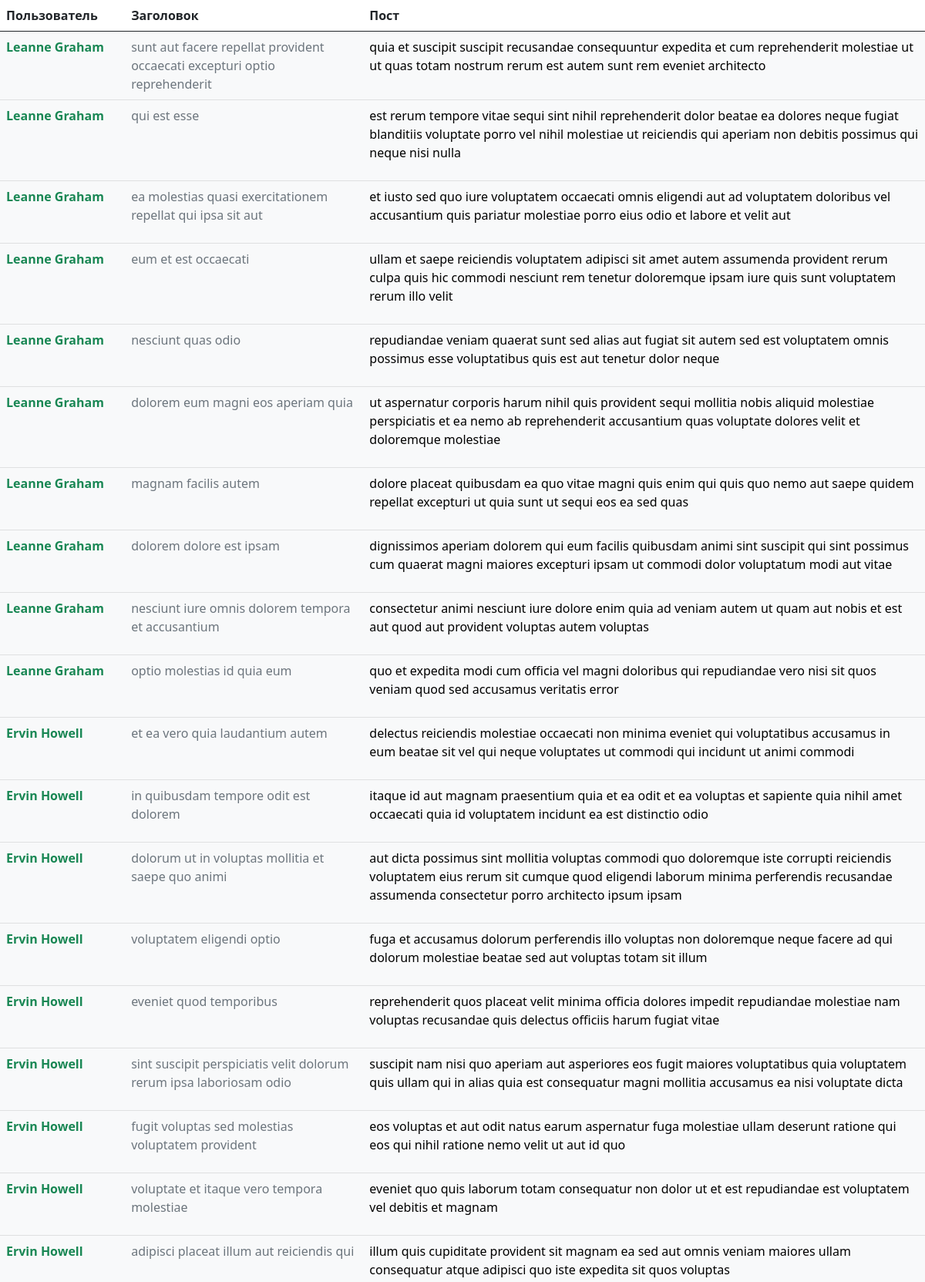
The page / (upper part) on the database its author committed.
### blog/models.py (models this page shows, shortened)
class BlogNews(models.Model):
    title = models.CharField(max_length = 200, verbose_name = 'Заголовок')
    content = models.TextField(blank=True, verbose_name = 'Контент')
    userId = models.ForeignKey('BlogPerson', on_delete = models.CASCADE)
    class Meta():
        verbose_name = 'Статья'
        verbose_name_plural = 'Статьи'
        ordering = ['id']

class BlogPerson(models.Model):
    name = models.CharField(max_length = 100, db_index=True)
    def __str__(self):
        return self.name
    class Meta():
        verbose_name = 'Автор'
        verbose_name_plural = 'Авторы'

### blog/views.py (the view)
# urls.py: path('', main),
def main(request):
    person = BlogPerson.objects.all()
    post = BlogNews.objects.all()
    return render(request, 'blog/main.html', {'post': post})

### blog/templates/blog/main.html (shortened to what this page needs)
<!doctype html>
<head>
    <link href="https://cdn.jsdelivr.net/npm/bootstrap@5.1.0/dist/css/bootstrap.min.css" rel="stylesheet">
</head>
<body>
    <div class="table-responsive">
    <table class="table table-hover">
      <thead>
        <tr>
          <th>Пользователь</th>
          <th>Заголовок</th>
          <th>Пост</th>
        </tr>
      </thead>
    <tbody>
    {% for n in post %}
        <tr class= "table-light">
            <td><strong class="text-success">{{n.userId}}</strong></td>
            <td><span class="text-muted pull-right">{{n.title}}</span></td>
            <td>
            <div class="media-body">
            <p>{{n.content}}</p>
            </div>
            </td>
        </tr>
    {% endfor %}
    </tbody>
    </table>
    </div>
</body>

### rows shown on the page
BlogNews: userId "Leanne Graham", title "sunt aut facere repellat provident occaecati excepturi optio reprehenderit", content "quia et suscipit suscipit recusandae consequuntur expedita et cum reprehenderit molestiae ut ut quas totam nostrum rerum est autem sunt rem eveniet architecto"
BlogNews: userId "Leanne Graham", title "qui est esse", content "est rerum tempore vitae sequi sint nihil reprehenderit dolor beatae ea dolores neque fugiat blanditiis voluptate porro vel nihil molestiae ut reiciendis qui aperiam non debitis possimus qui neque nisi nulla"
BlogNews: userId "Leanne Graham", title "ea molestias quasi exercitationem repellat qui ipsa sit aut", content "et iusto sed quo iure voluptatem occaecati omnis eligendi aut ad voluptatem doloribus vel accusantium quis pariatur molestiae porro eius odio et labore et velit aut"
BlogNews: userId "Leanne Graham", title "eum et est occaecati", content "ullam et saepe reiciendis voluptatem adipisci sit amet autem assumenda provident rerum culpa quis hic commodi nesciunt rem tenetur doloremque ipsam iure quis sunt voluptatem rerum illo velit"
BlogNews: userId "Leanne Graham", title "nesciunt quas odio", content "repudiandae veniam quaerat sunt sed alias aut fugiat sit autem sed est voluptatem omnis possimus esse voluptatibus quis est aut tenetur dolor neque"
BlogNews: userId "Leanne Graham", title "dolorem eum magni eos aperiam quia", content "ut aspernatur corporis harum nihil quis provident sequi mollitia nobis aliquid molestiae perspiciatis et ea nemo ab reprehenderit accusantium quas voluptate dolores velit et doloremque molestiae"
BlogNews: userId "Leanne Graham", title "magnam facilis autem", content "dolore placeat quibusdam ea quo vitae magni quis enim qui quis quo nemo aut saepe quidem repellat excepturi ut quia sunt ut sequi eos ea sed quas"
BlogNews: userId "Leanne Graham", title "dolorem dolore est ipsam", content "dignissimos aperiam dolorem qui eum facilis quibusdam animi sint suscipit qui sint possimus cum quaerat magni maiores excepturi ipsam ut commodi dolor voluptatum modi aut vitae"
BlogNews: userId "Leanne Graham", title "nesciunt iure omnis dolorem tempora et accusantium", content "consectetur animi nesciunt iure dolore enim quia ad veniam autem ut quam aut nobis et est aut quod aut provident voluptas autem voluptas"
BlogNews: userId "Leanne Graham", title "optio molestias id quia eum", content "quo et expedita modi cum officia vel magni doloribus qui repudiandae vero nisi sit quos veniam quod sed accusamus veritatis error"
BlogNews: userId "Ervin Howell", title "et ea vero quia laudantium autem", content "delectus reiciendis molestiae occaecati non minima eveniet qui voluptatibus accusamus in eum beatae sit vel qui neque voluptates ut commodi qui incidunt ut animi commodi"
BlogNews: userId "Ervin Howell", title "in quibusdam tempore odit est dolorem", content "itaque id aut magnam praesentium quia et ea odit et ea voluptas et sapiente quia nihil amet occaecati quia id voluptatem incidunt ea est distinctio odio"
BlogNews: userId "Ervin Howell", title "dolorum ut in voluptas mollitia et saepe quo animi", content "aut dicta possimus sint mollitia voluptas commodi quo doloremque iste corrupti reiciendis voluptatem eius rerum sit cumque quod eligendi laborum minima perferendis recusandae assumenda consectetur porro architecto ipsum ipsam"
BlogNews: userId "Ervin Howell", title "voluptatem eligendi optio", content "fuga et accusamus dolorum perferendis illo voluptas non doloremque neque facere ad qui dolorum molestiae beatae sed aut voluptas totam sit illum"
BlogNews: userId "Ervin Howell", title "eveniet quod temporibus", content "reprehenderit quos placeat velit minima officia dolores impedit repudiandae molestiae nam voluptas recusandae quis delectus officiis harum fugiat vitae"
BlogNews: userId "Ervin Howell", title "sint suscipit perspiciatis velit dolorum rerum ipsa laboriosam odio", content "suscipit nam nisi quo aperiam aut asperiores eos fugit maiores voluptatibus quia voluptatem quis ullam qui in alias quia est consequatur magni mollitia accusamus ea nisi voluptate dicta"
BlogNews: userId "Ervin Howell", title "fugit voluptas sed molestias voluptatem provident", content "eos voluptas et aut odit natus earum aspernatur fuga molestiae ullam deserunt ratione qui eos qui nihil ratione nemo velit ut aut id quo"
BlogNews: userId "Ervin Howell", title "voluptate et itaque vero tempora molestiae", content "eveniet quo quis laborum totam consequatur non dolor ut et est repudiandae est voluptatem vel debitis et magnam"
BlogNews: userId "Ervin Howell", title "adipisci placeat illum aut reiciendis qui", content "illum quis cupiditate provident sit magnam ea sed aut omnis veniam maiores ullam consequatur atque adipisci quo iste expedita sit quos voluptas"
